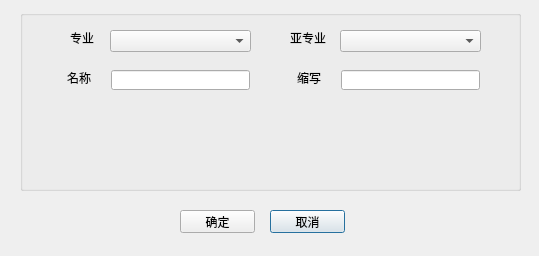
<?xml version="1.0" encoding="UTF-8"?>
<ui version="4.0">
 <class>EditType</class>
 <widget class="QDialog" name="EditType">
  <property name="geometry">
   <rect>
    <x>0</x>
    <y>0</y>
    <width>539</width>
    <height>256</height>
   </rect>
  </property>
  <property name="windowTitle">
   <string>新建质检标准</string>
  </property>
  <widget class="QPushButton" name="btnCancel">
   <property name="geometry">
    <rect>
     <x>270</x>
     <y>210</y>
     <width>75</width>
     <height>23</height>
    </rect>
   </property>
   <property name="text">
    <string>取消</string>
   </property>
  </widget>
  <widget class="QPushButton" name="btnOK">
   <property name="geometry">
    <rect>
     <x>180</x>
     <y>210</y>
     <width>75</width>
     <height>23</height>
    </rect>
   </property>
   <property name="text">
    <string>确定</string>
   </property>
  </widget>
  <widget class="QGroupBox" name="groupBox">
   <property name="geometry">
    <rect>
     <x>20</x>
     <y>10</y>
     <width>501</width>
     <height>181</height>
    </rect>
   </property>
   <property name="title">
    <string/>
   </property>
   <widget class="QLabel" name="label_2">
    <property name="geometry">
     <rect>
      <x>-10</x>
      <y>60</y>
      <width>81</width>
      <height>16</height>
     </rect>
    </property>
    <property name="layoutDirection">
     <enum>Qt::LeftToRight</enum>
    </property>
    <property name="text">
     <string>名称</string>
    </property>
    <property name="alignment">
     <set>Qt::AlignRight|Qt::AlignTrailing|Qt::AlignVCenter</set>
    </property>
   </widget>
   <widget class="QComboBox" name="inputCategory">
    <property name="geometry">
     <rect>
      <x>320</x>
      <y>20</y>
      <width>141</width>
      <height>22</height>
     </rect>
    </property>
   </widget>
   <widget class="QComboBox" name="inputSubject">
    <property name="geometry">
     <rect>
      <x>90</x>
      <y>20</y>
      <width>141</width>
      <height>22</height>
     </rect>
    </property>
   </widget>
   <widget class="QLabel" name="label">
    <property name="geometry">
     <rect>
      <x>50</x>
      <y>20</y>
      <width>31</width>
      <height>16</height>
     </rect>
    </property>
    <property name="text">
     <string>专业</string>
    </property>
   </widget>
   <widget class="QLabel" name="label_7">
    <property name="geometry">
     <rect>
      <x>270</x>
      <y>20</y>
      <width>41</width>
      <height>16</height>
     </rect>
    </property>
    <property name="text">
     <string>亚专业</string>
    </property>
   </widget>
   <widget class="QLineEdit" name="inputTestTypeName">
    <property name="geometry">
     <rect>
      <x>91</x>
      <y>60</y>
      <width>139</width>
      <height>20</height>
     </rect>
    </property>
   </widget>
   <widget class="QLabel" name="label_3">
    <property name="geometry">
     <rect>
      <x>220</x>
      <y>60</y>
      <width>81</width>
      <height>16</height>
     </rect>
    </property>
    <property name="layoutDirection">
     <enum>Qt::LeftToRight</enum>
    </property>
    <property name="text">
     <string>缩写</string>
    </property>
    <property name="alignment">
     <set>Qt::AlignRight|Qt::AlignTrailing|Qt::AlignVCenter</set>
    </property>
   </widget>
   <widget class="QLineEdit" name="inputTestTypeCode">
    <property name="geometry">
     <rect>
      <x>321</x>
      <y>60</y>
      <width>139</width>
      <height>20</height>
     </rect>
    </property>
   </widget>
  </widget>
 </widget>
 <tabstops>
  <tabstop>inputCategory</tabstop>
  <tabstop>btnOK</tabstop>
  <tabstop>btnCancel</tabstop>
 </tabstops>
 <resources/>
 <connections/>
</ui>
